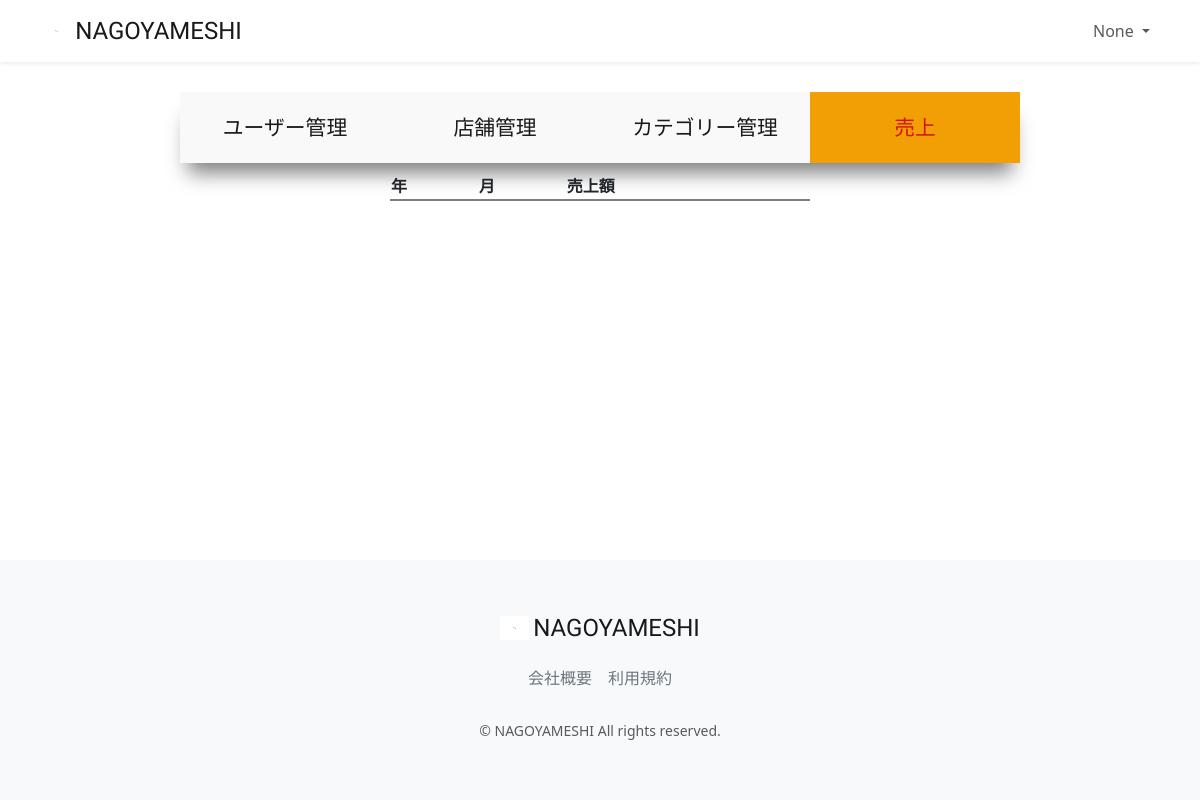
Before: /accounts/management/sales/ (signed in) with the older database file.
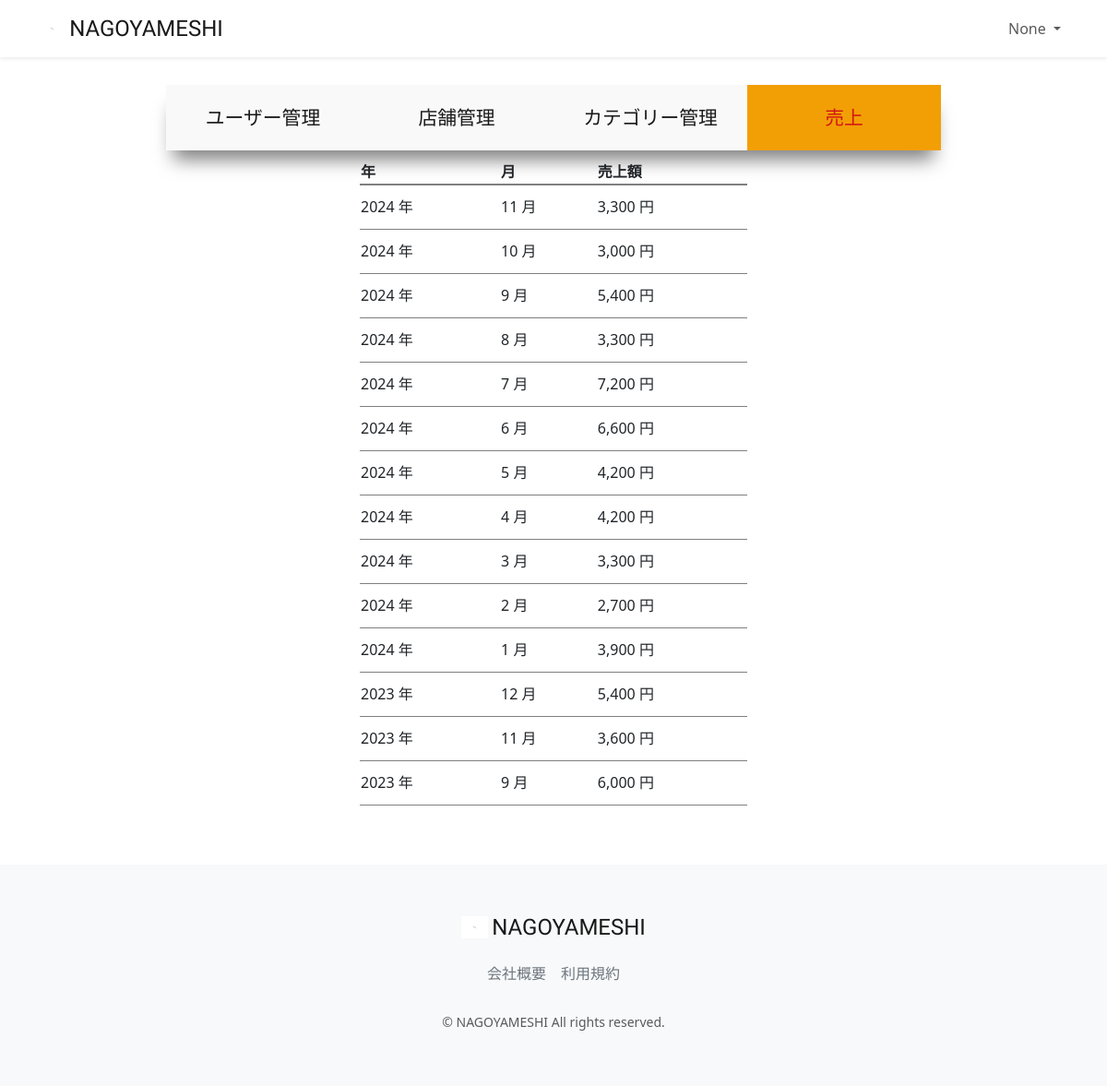
After: the same page with the newer database file.
### restaurant/models.py (models this page shows, shortened)
class Sales(models.Model):
    year = models.IntegerField('年', default=0)
    month = models.IntegerField('月', default=0)
    amount = models.IntegerField('売上金額', default=0)
    class Meta:
        verbose_name_plural = 'Sales'

### accounts/views.py (the view, shortened to what this page needs)
# urls.py: path("management/sales/",views.ManagementSalesListView.as_view(), name="sales")
class ManagementSalesListView(onlyManagementUserMixin, generic.ListView):
    template_name = 'management/sales.html'
    model = Sales
    ordering = ["-year","-month"]
    def get_context_data(self, **kwargs):
        context = super().get_context_data(**kwargs)
        context["selected"] = "sales"
        return context

### accounts/mixins.py (called while the page is built)
    def test_func(self):
        user = self.request.user
        return user.is_staff

### accounts/templates/management/sales.html (shortened to what this page needs)
{% extends "management/manage_base.html" %}
{% load static %}
{% load humanize %}
{% block sub_content %}
     <table class="sales">
         <thead>
             <tr>
                 <th>年</th>
                 <th>月</th>
                 <th>売上額</th>
             </tr>
         </thead>
         {% for sales in object_list %}
         <tr>
             <td>{{ sales.year }} 年</td>
             <td>{{ sales.month }} 月</td>
             <td>{{ sales.amount | intcomma }} 円</td>
             </tr>
         {% endfor %}
     </table>
 <br>
{% endblock %}

Changed rows visible on the page:
added Sales: year "2024", month "11", amount "3,300"
added Sales: year "2024", month "10", amount "3,000"
added Sales: year "2024", month "9", amount "5,400"
added Sales: year "2024", month "8", amount "3,300"
added Sales: year "2024", month "7", amount "7,200"
added Sales: year "2024", month "6", amount "6,600"
added Sales: year "2024", month "5", amount "4,200"
added Sales: year "2024", month "4", amount "4,200"
added Sales: year "2024", month "3", amount "3,300"
added Sales: year "2024", month "2", amount "2,700"
added Sales: year "2024", month "1", amount "3,900"
added Sales: year "2023", month "12", amount "5,400"
added Sales: year "2023", month "11", amount "3,600"
added Sales: year "2023", month "9", amount "6,000"
